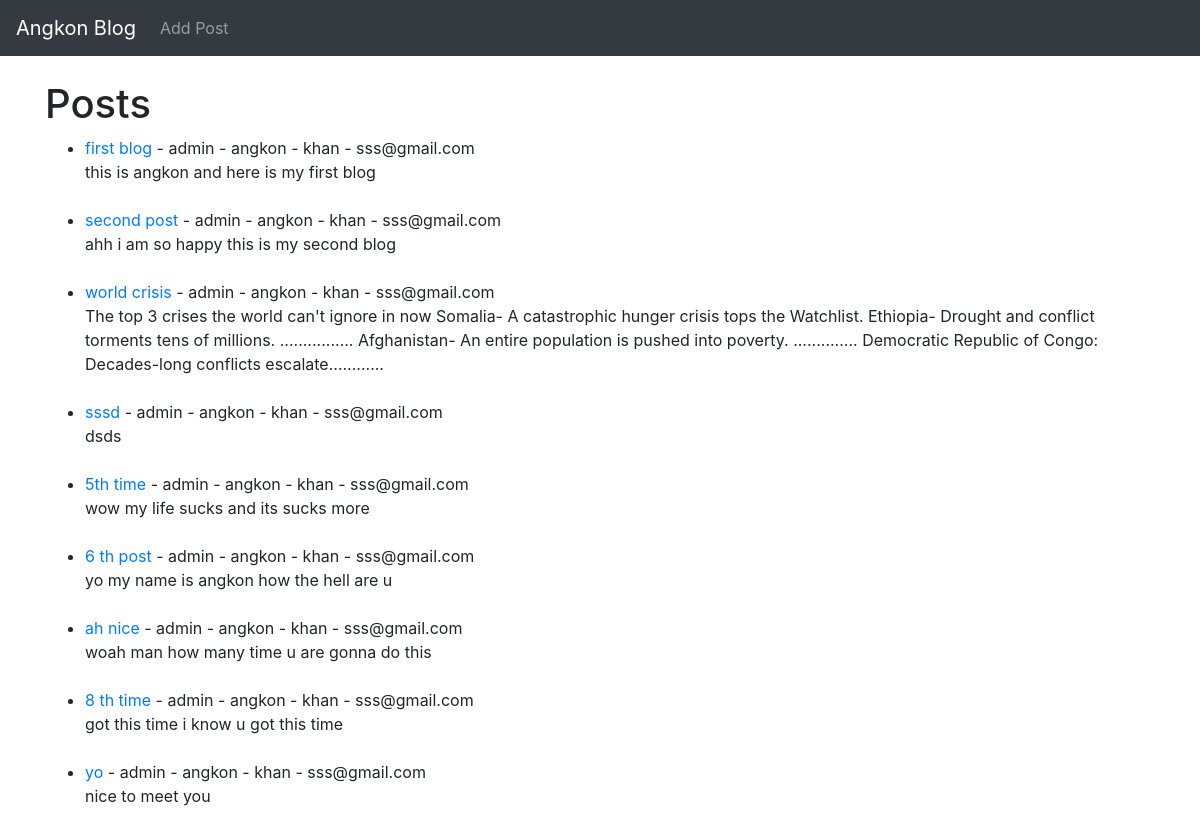
The page / on the database its author committed.
### theblog/models.py (models this page shows, shortened)
class Post(models.Model):
    title = models.CharField(max_length=255)
    title_tag = models.CharField(max_length=255)
    auther = models.ForeignKey(User,on_delete=models.CASCADE)
    body = models.TextField()

### theblog/views.py (the view)
# urls.py: path('', HomeView.as_view(), name="home"),
class HomeView(ListView):
    model = Post
    template_name = 'home.html'

### theblog/templates/home.html
{% extends 'base.html' %}
{% block content %}
<h1>Posts</h1>
<ul>
{% for post in object_list %}
    <li><a href="{% url 'article-detail' post.pk %}">{{ post.title }}</a> - {{ post.auther }} - {{ post.auther.first_name }} -
        {{ post.auther.last_name }} -
        {{ post.auther.email }} </br>
    {{ post.body }}</li><br>
{% endfor %}
</ul>
{% endblock %}

### theblog/templates/base.html (shortened to what this page needs)
<!doctype html>
<html lang="en">
  <head>
    <link rel="stylesheet" href="https://cdn.jsdelivr.net/npm/bootstrap@4.6.2/dist/css/bootstrap.min.css">
  </head>
  <body>
    <nav class="navbar navbar-expand-lg navbar-dark bg-dark">
        <a class="navbar-brand" href="{% url 'home' %}">Angkon Blog</a>
        <div class="collapse navbar-collapse" id="navbarSupportedContent">
          <ul class="navbar-nav mr-auto">
            <li class="nav-item">
              <a class="nav-link" href="{% url 'add_post' %}">Add Post</a>
            </li>
          </ul>
        </div>
      </nav>
    <div class="container">
        {% block content %}
        {% endblock %}
    </div>
  </body>
</html>

### rows shown on the page
Post: title "first blog", auther "admin", auther.first_name "angkon", auther.last_name "khan", auther.email "sss@gmail.com", body "this is angkon and here is my first blog"
Post: title "second post", auther "admin", auther.first_name "angkon", auther.last_name "khan", auther.email "sss@gmail.com", body "ahh i am so happy this is my second blog"
Post: title "world crisis", auther "admin", auther.first_name "angkon", auther.last_name "khan", auther.email "sss@gmail.com", body "The top 3 crises the world can't ignore in now Somalia- A catastrophic hunger crisis tops the Watchlist. Ethiopia- Drought and conflict torments tens of millions. ................ Afghanistan- An entire population is pushed into poverty. .............. Democratic Republic of Congo: Decades-long conflicts escalate............"
Post: title "sssd", auther "admin", auther.first_name "angkon", auther.last_name "khan", auther.email "sss@gmail.com", body "dsds"
Post: title "5th time", auther "admin", auther.first_name "angkon", auther.last_name "khan", auther.email "sss@gmail.com", body "wow my life sucks and its sucks more"
Post: title "6 th post", auther "admin", auther.first_name "angkon", auther.last_name "khan", auther.email "sss@gmail.com", body "yo my name is angkon how the hell are u"
Post: title "ah nice", auther "admin", auther.first_name "angkon", auther.last_name "khan", auther.email "sss@gmail.com", body "woah man how many time u are gonna do this"
Post: title "8 th time", auther "admin", auther.first_name "angkon", auther.last_name "khan", auther.email "sss@gmail.com", body "got this time i know u got this time"
Post: title "yo", auther "admin", auther.first_name "angkon", auther.last_name "khan", auther.email "sss@gmail.com", body "nice to meet you"
